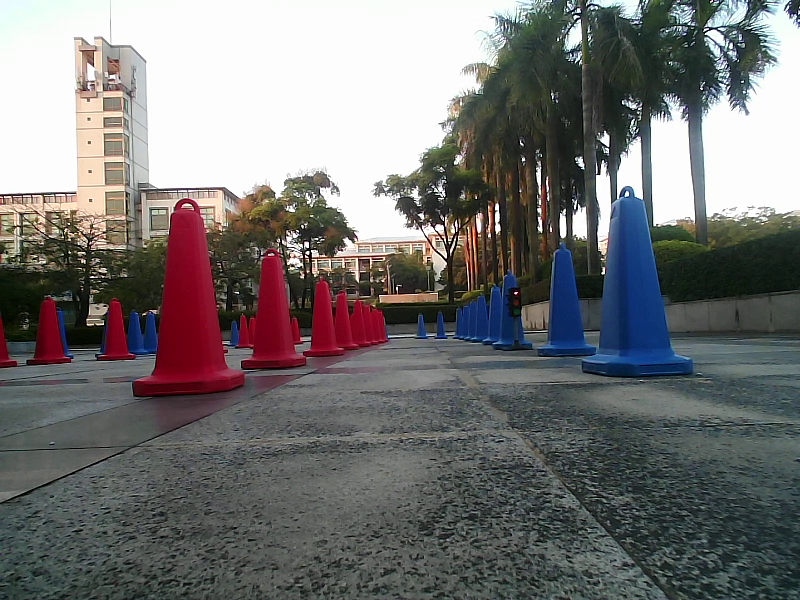
#> input picture frame 15 of 代码/x1925/vanguardcar/src/racecar/src/siftred/RedandGreen1.webm, 800 x 600 px, given in place of 2023-11-07-163427.webm, which was not available
$ python parking.py
#> lines starting #> are read from the running program, lines starting #| are printed output that depends on the picture; after the words box and inside, x2 and y2 are one past the last pixel; in counts of white or black regions, pixels touching at a corner belong together; pictures that were not available may be replaced by others from this repository, and a replacement may not be noted
# 停车的第一版代码 预处理后根据大小筛选出停车标志
# 速度较快 优先使用

import cv2
import numpy as np
import time

# 打开视频文件
# cap = cv2.VideoCapture('/home/scnu-car/car2023_ws/src/racecar/src/parking_py/parking_test.webm')  # 替换为您的视频文件路径
cap = cv2.VideoCapture('/home/scnu-car/car2023_ws/src/racecar/src/parking_py/2023-11-07-163427.webm')  # 替换为您的视频文件路径
# cap = cv2.VideoCapture(0)  # 替换为您的视频文件路径

if not cap.isOpened():
    print("Error: Could not open video file.")
    exit()


while True:
    ret, frame = cap.read()
#> frame is the input picture: shape (600, 800, 3); mean B, G, R 115.8, 116.2, 117.2
    if not ret:
        break

    img = frame.copy()
    hsv = cv2.cvtColor(img, cv2.COLOR_BGR2HSV)
#> hsv: shape (600, 800, 3); mean H, S, V 62.3, 51.7, 125.6

    # 蓝色区域的阈值设置
    blue_lower = np.array([100, 100, 100], dtype=np.uint8)
    blue_upper = np.array([124, 255, 255], dtype=np.uint8)
    mask_blue = cv2.inRange(hsv, blue_lower, blue_upper)
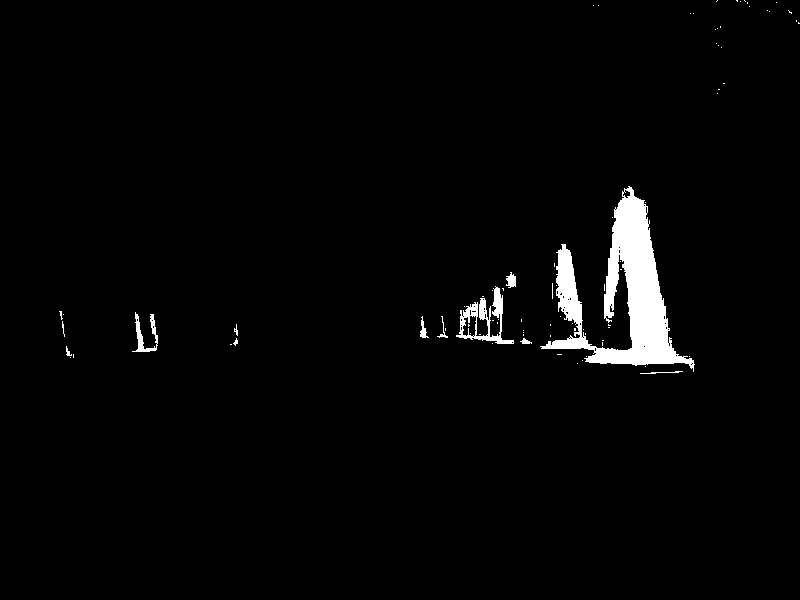
#> mask_blue: shape (600, 800); 2.3% white; 83 white regions (71 under 20 px), largest, box (x1, y1, x2, y2) and area: (540, 186, 695, 372) 9307, (456, 286, 514, 344) 1011, (132, 312, 158, 352) 340

    blurred = cv2.blur(mask_blue, (9, 9))
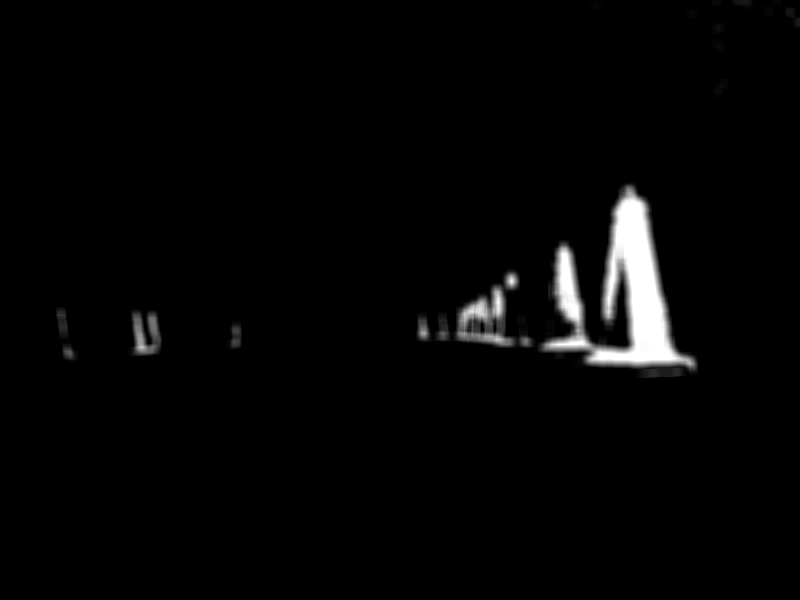
#> blurred: shape (600, 800); min 0, max 255, mean 6

    _, binary = cv2.threshold(blurred, 127, 255, cv2.THRESH_BINARY)
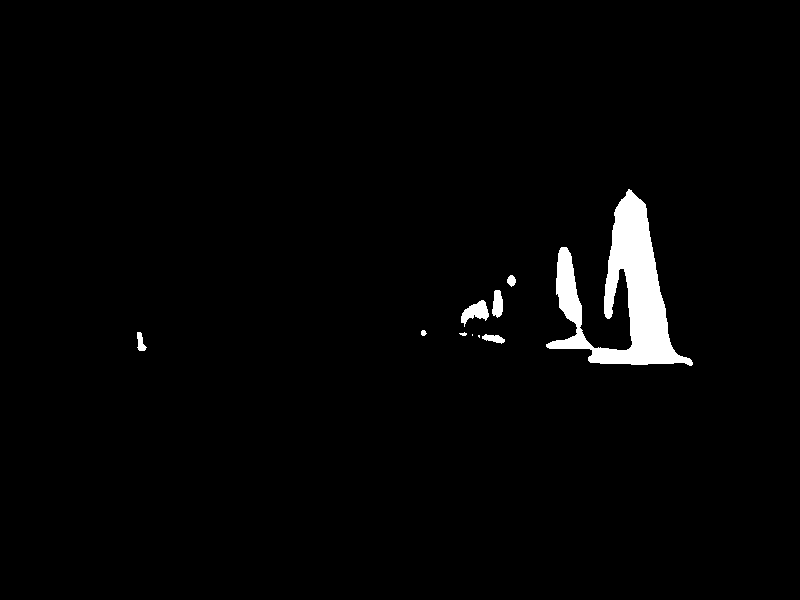
#> binary: shape (600, 800); 2.2% white; 10 white regions (2 under 20 px), largest, box (x1, y1, x2, y2) and area: (546, 189, 693, 366) 9336, (461, 300, 489, 327) 384, (492, 290, 503, 318) 236

    # 使区域闭合无空隙
    kernel = cv2.getStructuringElement(cv2.MORPH_RECT, (21, 7))
    closed = cv2.morphologyEx(binary, cv2.MORPH_CLOSE, kernel)
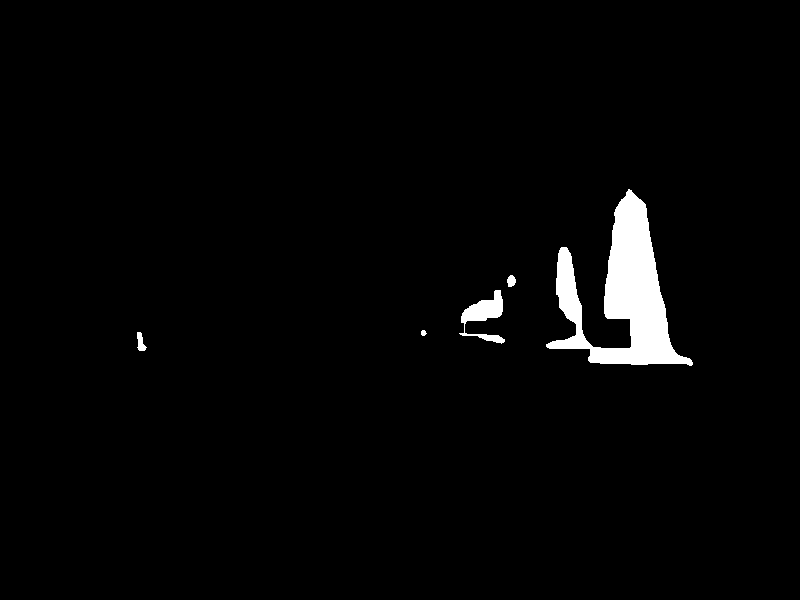
#> closed: shape (600, 800); 2.3% white; 5 white regions, box (x1, y1, x2, y2) and area: (546, 189, 693, 366) 10008, (459, 290, 505, 344) 985, (137, 332, 147, 351) 114, (507, 275, 516, 287) 82, (421, 330, 427, 336) 27

    # 腐蚀和膨胀
    erode = cv2.erode(closed, None, iterations=4)
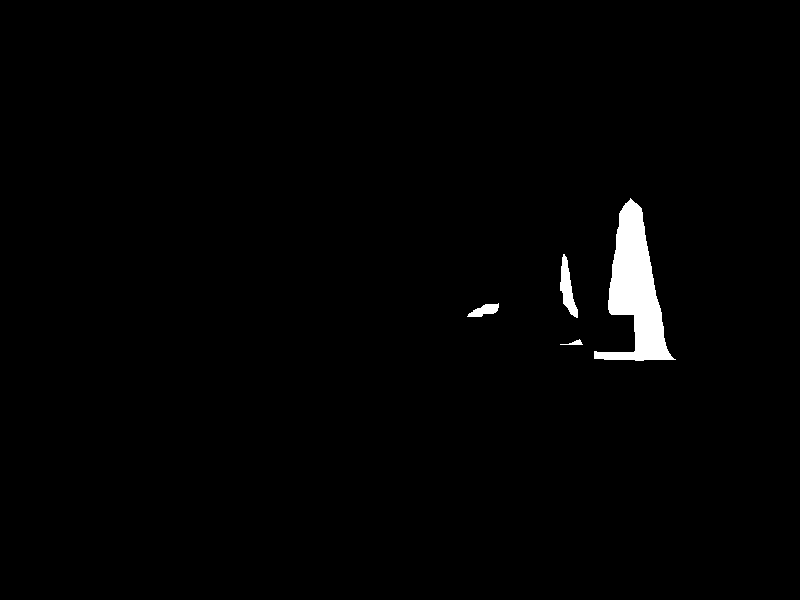
#> erode: shape (600, 800); 1.4% white; 4 white regions, box (x1, y1, x2, y2) and area: (594, 198, 676, 361) 5805, (560, 254, 578, 318) 550, (467, 303, 499, 317) 254, (560, 339, 583, 345) 59
    dilate = cv2.dilate(erode, None, iterations=4)
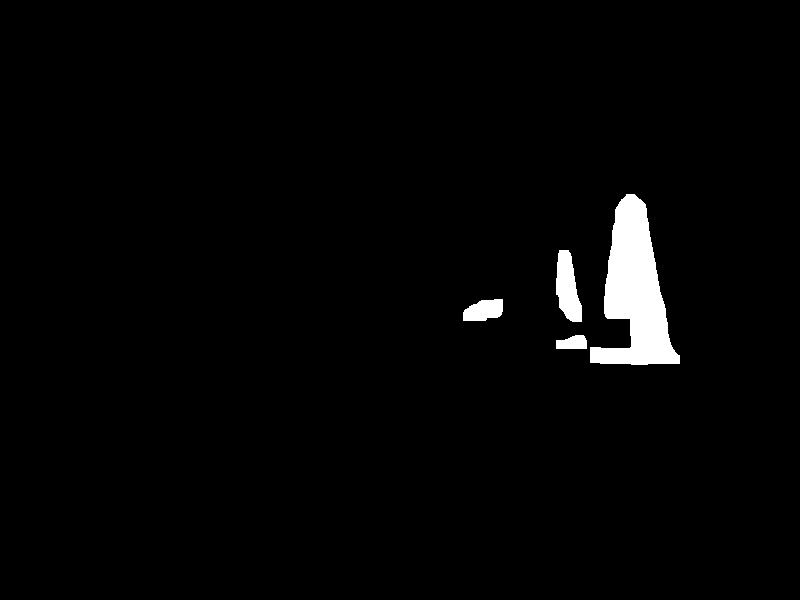
#> dilate: shape (600, 800); 2.2% white; 4 white regions

    # 查找轮廓
    contours, _ = cv2.findContours(dilate, cv2.RETR_EXTERNAL, cv2.CHAIN_APPROX_SIMPLE)
#> contours = 4 contours; box (x1, y1, x2, y2) and area: (590, 194, 680, 365) 7802, (556, 250, 582, 322) 1188, (463, 299, 503, 321) 634, (556, 335, 587, 349) 315

    res = img.copy()
    result_image = np.zeros(frame.shape, dtype=np.uint8)

    # 遍历轮廓
    for con in contours:
        rect = cv2.minAreaRect(con)
        box = cv2.boxPoints(rect).astype(int)

        h1 = max(box[0, 1], box[1, 1], box[2, 1], box[3, 1])
        h2 = min(box[0, 1], box[1, 1], box[2, 1], box[3, 1])
        l1 = max(box[0, 0], box[1, 0], box[2, 0], box[3, 0])
        l2 = min(box[0, 0], box[1, 0], box[2, 0], box[3, 0])

        h = h1 - h2
        l = l1 - l2

        # 筛选出高大于等于150像素点，宽大于等于300像素点
        if h >= 150 and l >= 300:
            for i in range(4):
                cv2.line(res, tuple(box[i]), tuple(box[(i + 1) % 4]), (0, 0, 255), 2)
                print("识别到停车标志！")
        else:
            print("识别中....未识别到...")
#> this loop made 4 passes
#> (rect, box, h1, h2, l1, l2, h, l) on passes 1 to 4: (((571, 341.5), (13, 30), -90), [[586, 348], [556, 348], [556, 335], [586, 335]], 348, 335, 586, 556, 13, 30), (((482.5, 309.5), (21, 39), -90), [[502, 320], [463, 320], [463, 299], [502, 299]], 320, 299, 502, 463, 21, 39), (((565.8, 286.4), (22.3, 73.97), -11.53), [[562, 324], [547, 252], [569, 247], [584, 320]], 324, 247, 584, 547, 77, 37), (((634.5, 279), (170, 89), -90), [[679, 364], [590, 364], [590, 194], [679, 194]], 364, 194, 679, 590, 170, 89)
#> (printed output is left out)
            #pass

    # 显示识别结果
    cv2.imshow("res", res)
    # cv2.imshow("result_image", result_image)

    # 按q退出
    if cv2.waitKey(10) == ord('q'):
#> (key q is pressed here)
        break

cap.release()
cv2.destroyAllWindows()

$ run again, starting later in the video
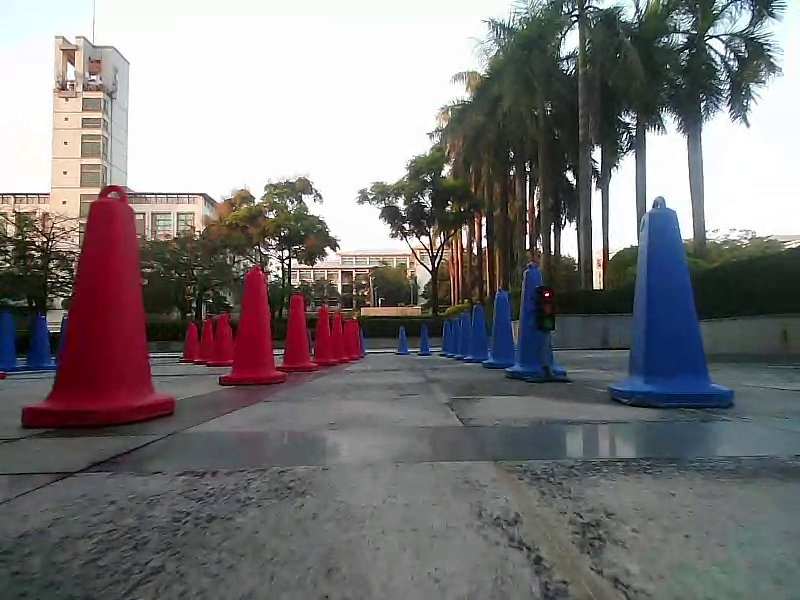
#> input picture frame 71 of 代码/x1925/vanguardcar/src/racecar/src/siftred/RedandGreen1.webm, 800 x 600 px, given in place of 2023-11-07-163427.webm, which was not available
#> frame is the input picture: shape (600, 800, 3); mean B, G, R 121.2, 120.2, 123
#> hsv: shape (600, 800, 3); mean H, S, V 67.1, 52.2, 131.2
#> `mask_blue = cv2.inRange(hsv, blue_lower, blue_upper)`:
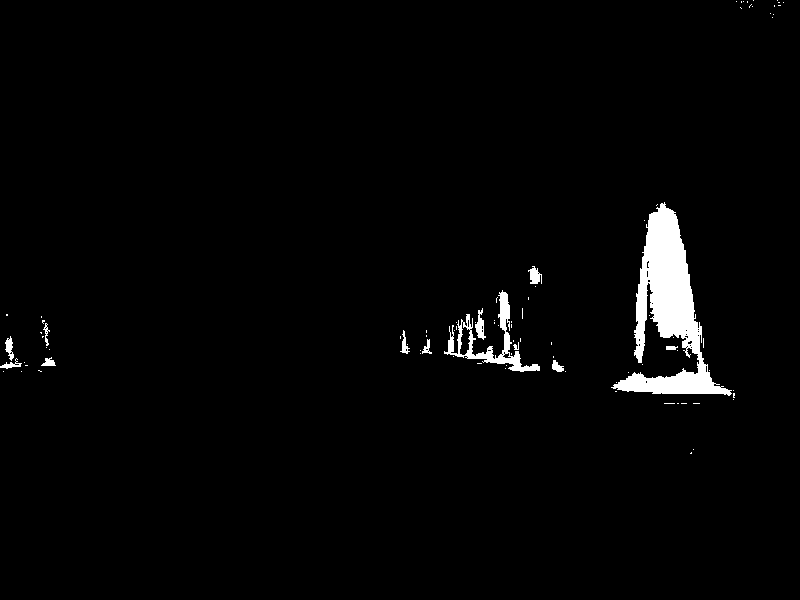
#> mask_blue: shape (600, 800); 2.2% white; 90 white regions (77 under 20 px), largest, box (x1, y1, x2, y2) and area: (611, 202, 732, 396) 8087, (444, 290, 540, 372) 1535, (475, 308, 486, 340) 169
#> binary: shape (600, 800); 2.1% white; 15 white regions (3 under 20 px), largest, box (x1, y1, x2, y2) and area: (615, 205, 730, 395) 8177, (465, 335, 538, 371) 781, (499, 292, 510, 332) 334
#> closed: shape (600, 800); 2.4% white; 6 white regions, box (x1, y1, x2, y2) and area: (615, 205, 730, 395) 8510, (402, 292, 562, 371) 2429, (0, 340, 12, 354) 165, (530, 268, 541, 283) 126, (0, 361, 16, 368) 75, (45, 359, 53, 366) 44
#> erode: shape (600, 800); 1.3% white; 6 white regions (1 under 20 px), largest, box (x1, y1, x2, y2) and area: (640, 211, 698, 348) 4683, (624, 370, 714, 390) 847, (469, 306, 506, 333) 279, (474, 352, 516, 364) 173, (0, 344, 8, 350) 45
#> `dilate = cv2.dilate(erode, None, iterations=4)`:
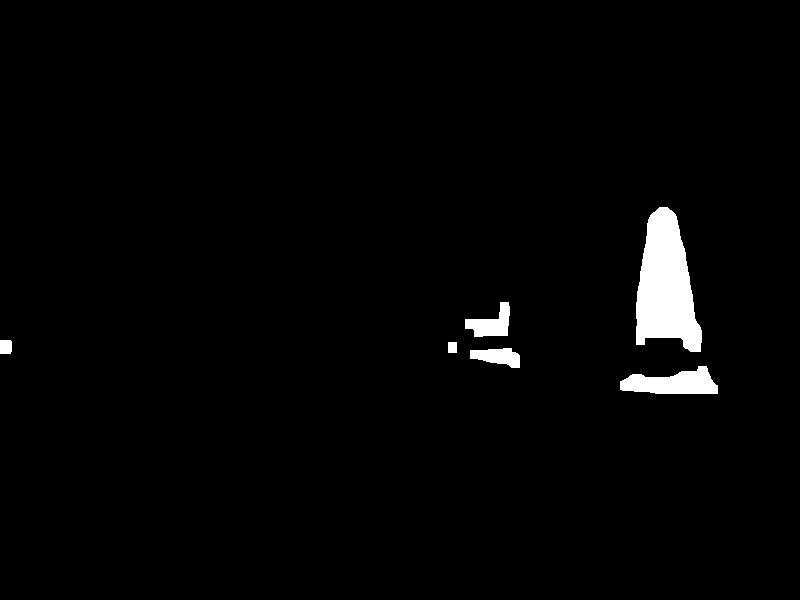
#> dilate: shape (600, 800); 2.1% white; 6 white regions
#> contours = 6 contours; box (x1, y1, x2, y2) and area: (636, 207, 702, 352) 6186, (620, 366, 718, 394) 1703, (465, 302, 510, 337) 780, (470, 348, 520, 368) 608, (0, 340, 12, 354) 141, (448, 342, 457, 353) 80
#> the loop `for con in contours:` made 6 passes
#> (rect, box, h1, h2, l1, l2, h, l) on passes 1, 2, 4: (((668.5, 379.5), (27, 97), -90), [[717, 393], [620, 393], [620, 366], [717, 366]], 393, 366, 717, 620, 27, 97), (((494.5, 357.5), (19, 49), -90), [[519, 367], [470, 367], [470, 348], [519, 348]], 367, 348, 519, 470, 19, 49), (((5.5, 346.5), (13, 11), -90), [[11, 353], [0, 353], [0, 340], [11, 340]], 353, 340, 11, 0, 13, 11)
#> (printed output is left out)

$ run again, starting later in the video
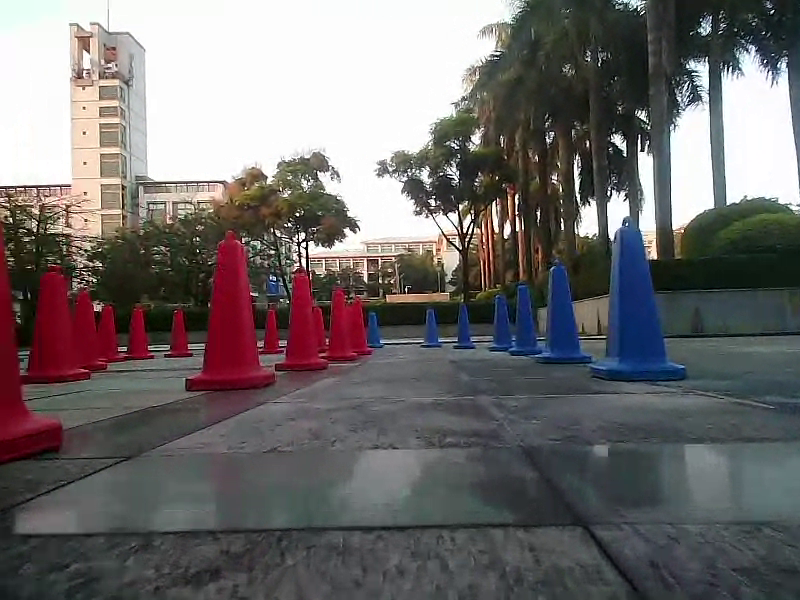
#> input picture frame 126 of 代码/x1925/vanguardcar/src/racecar/src/siftred/RedandGreen1.webm, 800 x 600 px, given in place of 2023-11-07-163427.webm, which was not available
#> frame is the input picture: shape (600, 800, 3); mean B, G, R 108.5, 108.4, 112.1
#> hsv: shape (600, 800, 3); mean H, S, V 71, 53.7, 119
#> `mask_blue = cv2.inRange(hsv, blue_lower, blue_upper)`:
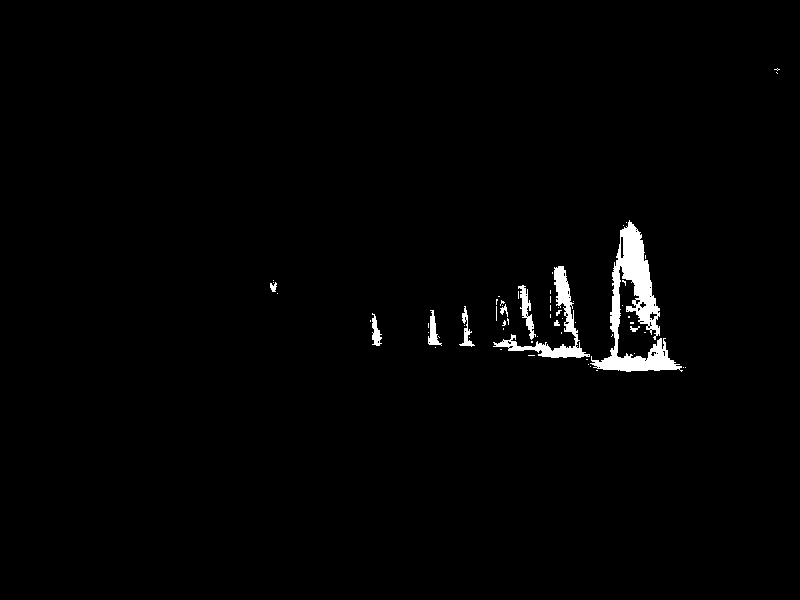
#> mask_blue: shape (600, 800); 1.5% white; 62 white regions (52 under 20 px), largest, box (x1, y1, x2, y2) and area: (590, 220, 683, 372) 4193, (493, 266, 590, 358) 1531, (518, 285, 536, 340) 346
#> binary: shape (600, 800); 1.3% white; 12 white regions (3 under 20 px), largest, box (x1, y1, x2, y2) and area: (610, 224, 659, 337) 2853, (593, 340, 678, 372) 1346, (554, 267, 577, 336) 712
#> closed: shape (600, 800); 1.5% white; 10 white regions (2 under 20 px), largest, box (x1, y1, x2, y2) and area: (610, 224, 659, 337) 3443, (593, 340, 678, 372) 1409, (499, 338, 585, 358) 837
#> erode: shape (600, 800); 0.6% white; 4 white regions, box (x1, y1, x2, y2) and area: (615, 230, 654, 324) 2148, (600, 347, 669, 367) 513, (545, 350, 577, 354) 110, (558, 273, 567, 303) 97
#> `dilate = cv2.dilate(erode, None, iterations=4)`:
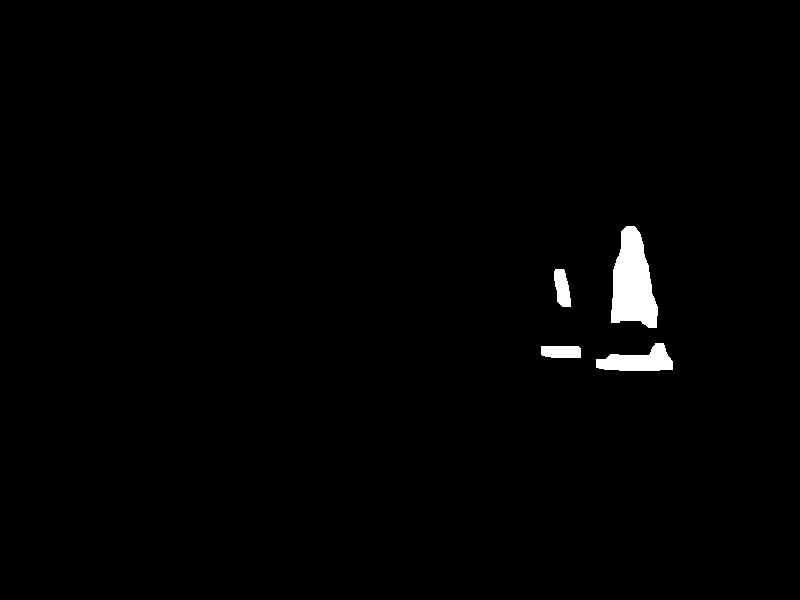
#> dilate: shape (600, 800); 1.2% white; 4 white regions
#> contours = 4 contours; box (x1, y1, x2, y2) and area: (611, 226, 658, 328) 3165, (596, 343, 673, 371) 1205, (554, 269, 571, 307) 427, (541, 346, 581, 358) 414
#> the loop `for con in contours:` made 4 passes
#> (rect, box, h1, h2, l1, l2, h, l) on passes 1 to 3: (((560.5, 351.5), (11, 39), -90), [[580, 357], [541, 357], [541, 346], [580, 346]], 357, 346, 580, 541, 11, 39), (((634, 356.5), (27, 76), -90), [[672, 370], [596, 370], [596, 343], [672, 343]], 370, 343, 672, 596, 27, 76), (((561.8, 287.6), (13.29, 38.75), -8.13), [[557, 307], [552, 269], [565, 267], [571, 305]], 307, 267, 571, 552, 40, 19)
#> (printed output is left out)
